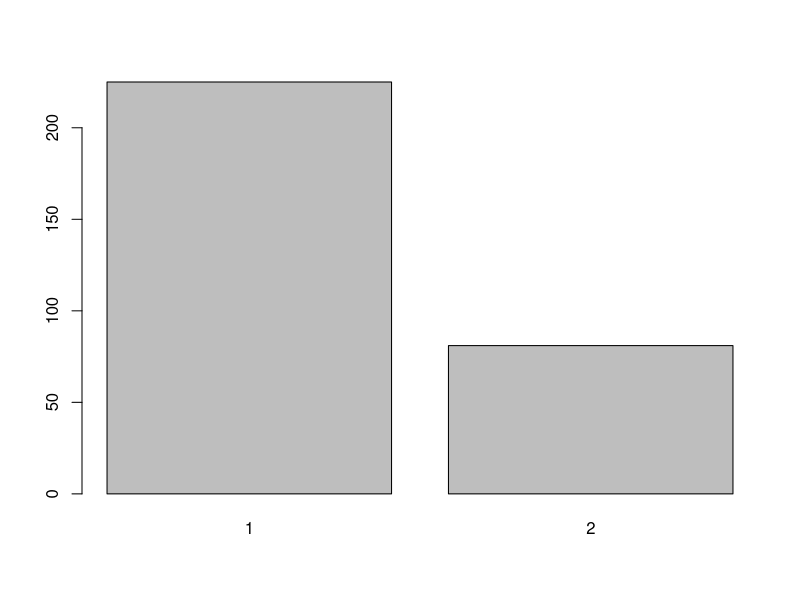
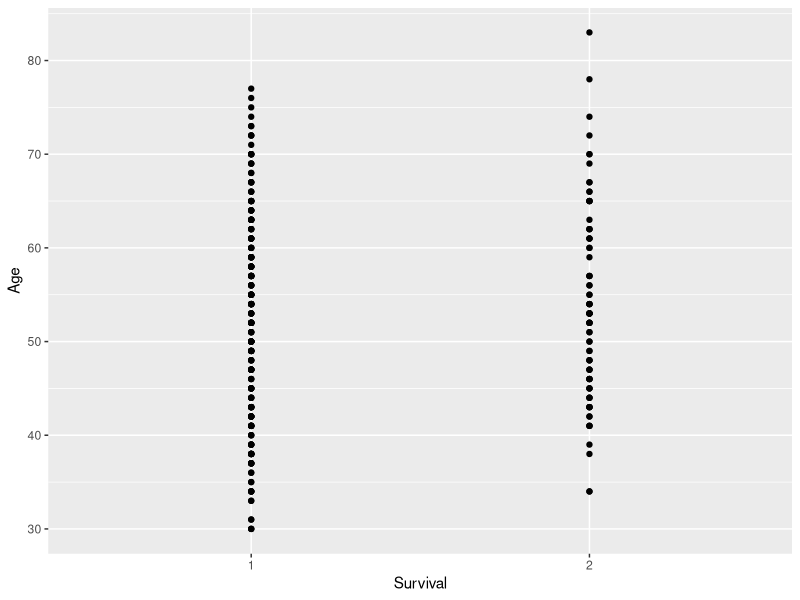

Recreate these plots in R, in order.
## ---- chunk 1
df_haberman <- read.csv("haberman_data.csv")
str(df_haberman)
df_haberman$Survival <- as.factor(df_haberman$Survival)
## ---- chunk 2
library(caTools)
set.seed(1234)

sample = sample.split(df_haberman, SplitRatio = 0.8)

df_train <- subset(df_haberman, sample == TRUE)
df_test <- subset(df_haberman, sample == FALSE)

df_test_data <- df_test[, c(1,2,3)]
## ---- chunk 3

plot(as.factor(df_haberman$Survival))
## ---- chunk 4
library(ggplot2)
ggplot(data = df_haberman, aes(x = Survival, y = Age)) + geom_point()



## ---- chunk 5
library(e1071)
naive_bayes <- naiveBayes(Survival~Age , data = df_train)
summary(naive_bayes)

## ---- chunk 6
predict_nb <- predict(naive_bayes, newdata = df_test$Age)
predict_nb
## ---- chunk 7
conf_matrix <- table(predict_nb, df_test$Survival)
conf_matrix
## ---- chunk 8
naive_bayes_all <- naiveBayes(Survival ~ ., data = df_train)
## ---- chunk 9
predict_allAttributes <- predict(naive_bayes_all, df_test[, -1])
predict_allAttributes
## ---- chunk 10
confusion_matrix <- table(predict_allAttributes, df_test$Survival)
confusion_matrix
